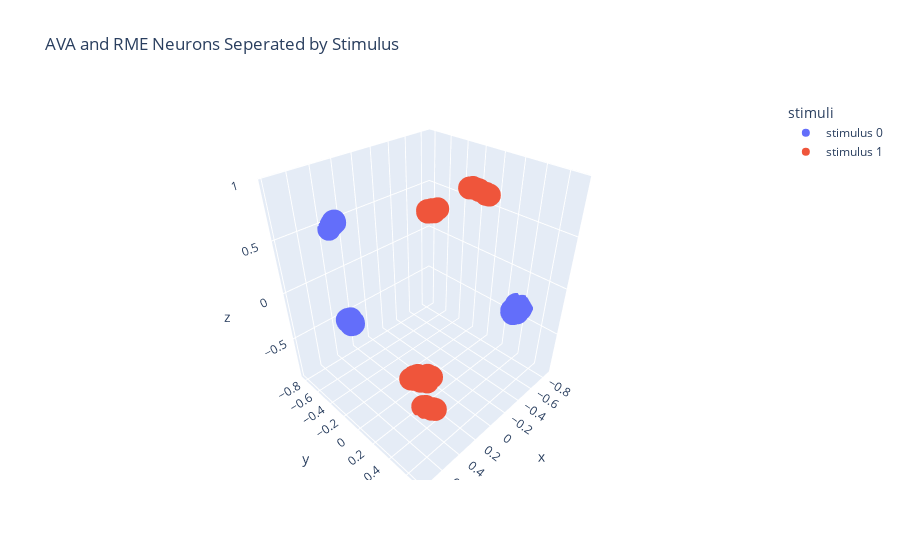

Notebook cell for this chart:
### Code cell
# Create a scatter plot
# fig = px.scatter_3d(data_frame = hyperbolic_df, x= 'x', y = 'y', z= 'z', title='AVA and RME: Stimulus 0', color = 'cluster labels') #cornflowerblue, lightcoral

fig = px.scatter_3d(data_frame = hyperbolic_df, x= 'x', y = 'y', z= 'z', title='AVA and RME Neurons Seperated by Stimulus',  color ='stimuli') #cornflowerblue, lightcoral
fig.update_layout(
    scene=dict(
        xaxis=dict(ticktext=[-1, -0.5, 0, 0.5, 1]),
        yaxis=dict(ticktext=[-1, -0.5, 0, 0.5, 1]),
        zaxis=dict(ticktext=[-1, -0.5, 0, 0.5, 1]),
    )
)

fig.show()
